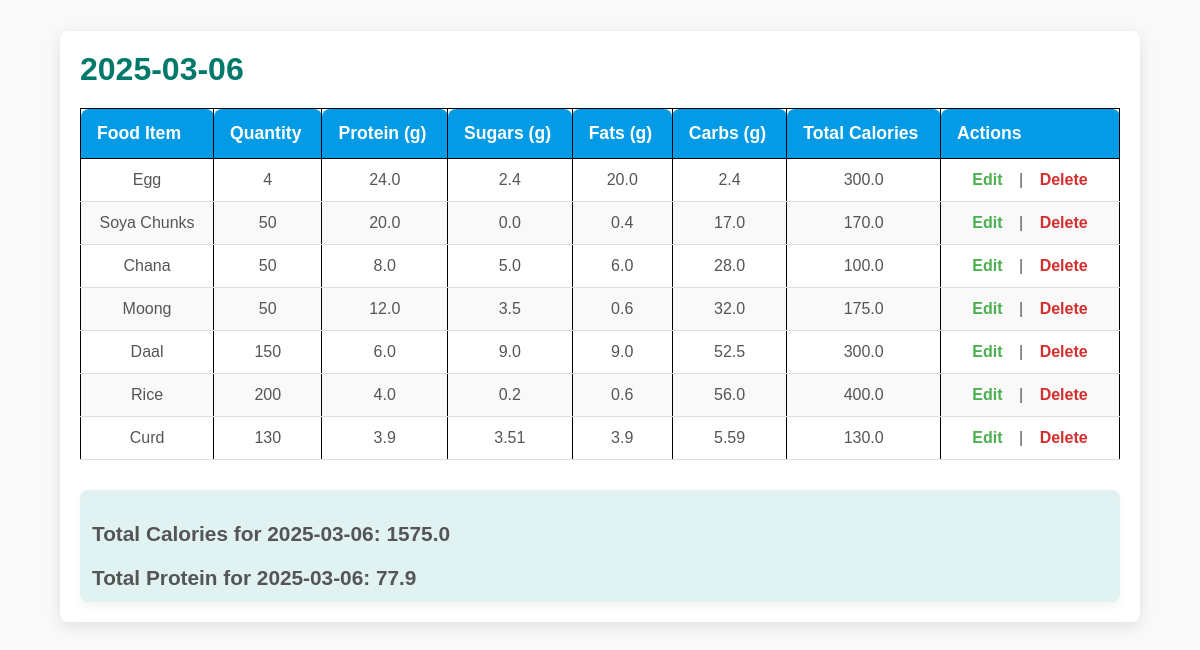
Page /view_log (lower part) on the earlier database version.
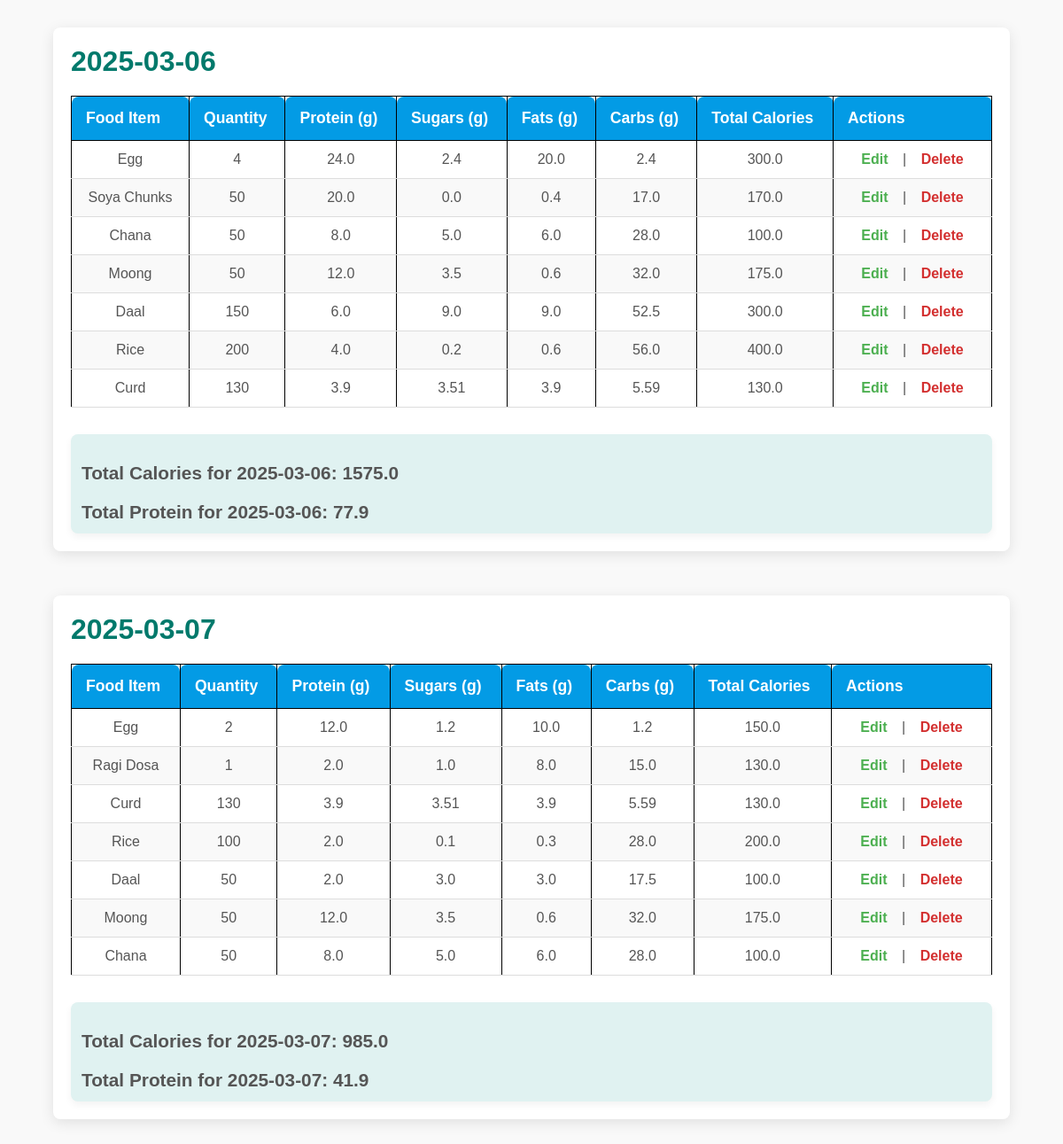
Same page on the later database version.
### app.py (models this page shows, shortened)
class DailyLog(db.Model):
    id = db.Column(db.Integer, primary_key=True)
    date = db.Column(db.Date, nullable=False, default=datetime.utcnow)
    food_item_id = db.Column(db.Integer, db.ForeignKey('food_item.id'), nullable=False)
    quantity_consumed = db.Column(db.String(50), nullable=False)
    protein_consumed = db.Column(db.Float, nullable=False)
    sugars_consumed = db.Column(db.Float, nullable=False)
    fats_consumed = db.Column(db.Float, nullable=False)
    carbs_consumed = db.Column(db.Float, nullable=False)
    total_calories = db.Column(db.Float, nullable=False)
    food_item = db.relationship('FoodItem', backref=db.backref('daily_logs', lazy=True))

class FoodItem(db.Model):
    id = db.Column(db.Integer, primary_key=True)
    food_item = db.Column(db.String(100), nullable=False)
    quantity = db.Column(db.String(50), nullable=False)
    unit = db.Column(db.String(20), nullable=False)
    protein = db.Column(db.Float, nullable=False)
    sugars = db.Column(db.Float, nullable=False)
    fats = db.Column(db.Float, nullable=False)
    carbs = db.Column(db.Float, nullable=False)
    kcal = db.Column(db.Float, nullable=False)

### app.py (the view)
@app.route('/view_log')
def view_log():
    logs = DailyLog.query.all()
    daily_logs = {}
    for log in logs:
        log_date = log.date
        if log_date not in daily_logs:
            daily_logs[log_date] = {'logs': [], 'total_calories': 0, 'total_protein': 0}
        daily_logs[log_date]['logs'].append(log)
        daily_logs[log_date]['total_calories'] += log.total_calories
        daily_logs[log_date]['total_protein'] += log.protein_consumed
    daily_logs = [
        {'date': date, 'logs': data['logs'], 'total_calories': data['total_calories'], 'total_protein': data['total_protein']}
        for date, data in sorted(daily_logs.items())
    ]
    return render_template('view_log.html', daily_logs=daily_logs)

### templates/view_log.html (shortened to what this page needs)
<!DOCTYPE html>
<html lang="en">
<head>
    <link rel="stylesheet" href="{{ url_for('static', filename='style.css') }}">
</head>
<body>
    {% for day_log in daily_logs %}
        <div class="day-log">
            <h2>{{ day_log.date }}</h2>
            <table>
                <thead>
                    <tr>
                        <th>Food Item</th>
                        <th>Quantity</th>
                        <th>Protein (g)</th>
                        <th>Sugars (g)</th>
                        <th>Fats (g)</th>
                        <th>Carbs (g)</th>
                        <th>Total Calories</th>
                        <th>Actions</th>
                    </tr>
                </thead>
                <tbody>
                    {% for log in day_log.logs %}
                        <tr>
                            <td>{{ log.food_item.food_item }}</td>
                            <td>{{ log.quantity_consumed }}</td>
                            <td>{{ log.protein_consumed }}</td>
                            <td>{{ log.sugars_consumed }}</td>
                            <td>{{ log.fats_consumed }}</td>
                            <td>{{ log.carbs_consumed }}</td>
                            <td>{{ log.total_calories }}</td>
                            <td>
                                <a href="{{ url_for('edit_log', log_id=log.id) }}">Edit</a> |
                                <a id="delete" href="{{ url_for('delete_log', log_id=log.id) }}" onclick="return confirm('Are you sure you want to delete this entry?');">Delete</a>
                            </td>
                        </tr>
                    {% endfor %}
                </tbody>
            </table>
            <div class="totals">
                <h3>Total Calories for {{ day_log.date }}: {{ day_log.total_calories }}</h3>
                <h3>Total Protein for {{ day_log.date }}: {{ day_log.total_protein }}</h3>
            </div>
        </div>
    {% endfor %}
</body>
</html>

### static/style.css (style rules this page uses)
body { font-family: Arial, sans-serif; margin: 20px; }
table { width: 100%; border-collapse: collapse; }
th { background-color: #f4f4f4; }

### templates/view_log.html (style rules this page uses)
* { margin: 0; padding: 0; box-sizing: border-box; }
body { font-family: 'Arial', sans-serif; background-color: #f9f9f9; color: #333; padding: 40px; }
.day-log { margin-bottom: 50px; background-color: #ffffff; border-radius: 8px; box-shadow: 0 4px 16px rgba(0, 0, 0, 0.1); padding: 20px; }
h2 { font-size: 2em; color: #00796b; margin-bottom: 20px; }
table { width: 100%; border-collapse: collapse; margin-bottom: 30px; }
th { padding: 14px 16px; background-color: #039be5; color: white; text-align: left; font-size: 1.1em; border-top-left-radius: 8px; border-top-right-radius: 8px; }
tr:nth-child(even) { background-color: #f9f9f9; }
td a { text-decoration: none; font-weight: bold; padding: 6px 12px; border-radius: 4px; color: #4caf50; transition: background-color 0.3s ease; }
td a#delete { color: #d32f2f; }
h3 { font-size: 1.3em; color: #555; margin-top: 20px; text-align: left; }
.totals { font-weight: bold; color: #00796b; background-color: #e0f2f1; padding: 12px; border-radius: 8px; box-shadow: 0 4px 8px rgba(0, 0, 0, 0.05); }

Differences in the rows shown:
added DailyLog: date "2025-03-07", food_item.food_item "Egg", quantity_consumed "2", protein_consumed "12.0", sugars_consumed "1.2", fats_consumed "10.0", carbs_consumed "1.2", total_calories "150.0", date "2025-03-07", date "2025-03-07"
added DailyLog: food_item.food_item "Ragi Dosa", quantity_consumed "1", protein_consumed "2.0", sugars_consumed "1.0", fats_consumed "8.0", carbs_consumed "15.0", total_calories "130.0", shown under "2025-03-07"
added DailyLog: food_item.food_item "Curd", quantity_consumed "130", protein_consumed "3.9", sugars_consumed "3.51", fats_consumed "3.9", carbs_consumed "5.59", total_calories "130.0", shown under "2025-03-07"
added DailyLog: food_item.food_item "Rice", quantity_consumed "100", protein_consumed "2.0", sugars_consumed "0.1", fats_consumed "0.3", carbs_consumed "28.0", total_calories "200.0", shown under "2025-03-07"
added DailyLog: food_item.food_item "Daal", quantity_consumed "50", protein_consumed "2.0", sugars_consumed "3.0", fats_consumed "3.0", carbs_consumed "17.5", total_calories "100.0", shown under "2025-03-07"
added DailyLog: food_item.food_item "Moong", quantity_consumed "50", protein_consumed "12.0", sugars_consumed "3.5", fats_consumed "0.6", carbs_consumed "32.0", total_calories "175.0", shown under "2025-03-07"
added DailyLog: food_item.food_item "Chana", quantity_consumed "50", protein_consumed "8.0", sugars_consumed "5.0", fats_consumed "6.0", carbs_consumed "28.0", total_calories "100.0", shown under "2025-03-07"
Other differences:
new list line: "Food Item Quantity Protein (g) Sugars (g) Fats (g) Carbs (g) Total Calories Actions Total Calories for : 985.0 Total Protein for : 41.9"
